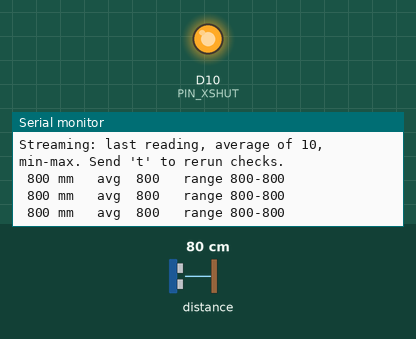
A program run on a simulated STM32 Nucleo. On the bench: output pins drawn as LEDs (lit = HIGH), the last lines printed to the serial monitor. Wiring (inferred from the names in the program): VL53L0X range finder at I2C address 0x29. The inputs (shaded band) are chosen by the test bench; at power-on: distance to the obstacle 80 cm.

Above: at 1.7 s.
1.8 s: distance to the obstacle set to 2 cm
At 2.13 s:
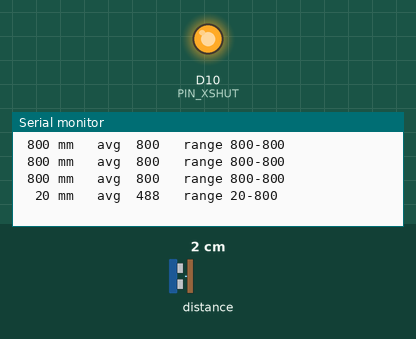
3.7 s: distance to the obstacle set to 120 cm
At 3.8 s:
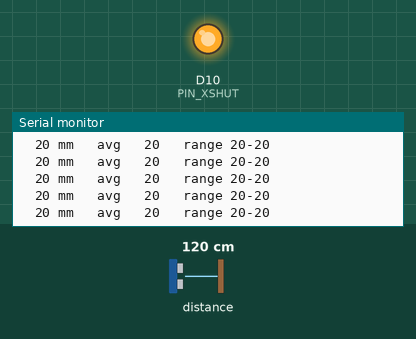

Measured:
- after the input at 1.8 s, the serial monitor: prints a new line after 0.11 s (image 1)

The program:

main.cpp
```cpp
// Single VL53L0X bring-up. At boot it checks the wiring and prints PASS/FAIL per
// check, then streams distances so they can be compared with a ruler.
// Pass criterion: within 5% of a ruler at 100 mm and 300 mm.
//
// Serial: 115200 baud on the ST-Link virtual COM port. Send 't' to rerun the checks.

#include <Arduino.h>
#include <Wire.h>
#include <VL53L0X.h>

static const uint8_t  PIN_XSHUT       = D10;
static const uint8_t  TOF_ADDR        = 0x29;
static const uint8_t  REG_MODEL_ID    = 0xC0;
static const uint8_t  MODEL_ID        = 0xEE;
static const uint16_t RANGE_MAX_MM    = 8190;
static const uint32_t TIMING_BUDGET_US = 33000;
static const int      AVG_SAMPLES     = 10;

static VL53L0X tof;
static bool tof_ready = false;
static uint16_t samples[AVG_SAMPLES];
static int sample_count = 0;

static void report(const char *name, bool ok, const char *detail)
{
    Serial.print(ok ? "[PASS] " : "[FAIL] ");
    Serial.print(name);
    Serial.print("  ");
    Serial.println(detail);
}

static bool device_present(uint8_t addr)
{
    Wire.beginTransmission(addr);
    return Wire.endTransmission() == 0;
}

static int scan_bus(char *out, size_t out_len)
{
    int found = 0;
    out[0] = '\0';
    for (uint8_t a = 0x08; a < 0x78; a++) {
        if (!device_present(a)) continue;
        size_t used = strlen(out);
        snprintf(out + used, out_len - used, "%s0x%02X", found ? " " : "", a);
        found++;
    }
    if (!found) snprintf(out, out_len, "none");
    return found;
}

// Returns false on I2C failure so "model ID 0x00" is not confused with a bus error.
static bool read_reg(uint8_t reg, uint8_t *value)
{
    Wire.beginTransmission(TOF_ADDR);
    Wire.write(reg);
    if (Wire.endTransmission(false) != 0) return false;
    if (Wire.requestFrom(TOF_ADDR, (uint8_t)1) != 1) return false;
    *value = Wire.read();
    return true;
}

static void reset_stream_buffer(void)
{
    sample_count = 0;
}

static void run_checks(void)
{
    char detail[96];
    char devices[64];
    tof_ready = false;
    reset_stream_buffer();

    Serial.println();
    Serial.println("=== VL53L0X bring-up ===");

    // Holding XSHUT low must take the sensor off the bus. If it still answers,
    // XSHUT is not wired to D10, and address assignment for 3 sensors will fail.
    digitalWrite(PIN_XSHUT, LOW);
    delay(10);
    scan_bus(devices, sizeof devices);
    bool off_ok = !device_present(TOF_ADDR);
    snprintf(detail, sizeof detail, "XSHUT low, devices on bus: %s", devices);
    report("xshut off  ", off_ok, detail);

    digitalWrite(PIN_XSHUT, HIGH);
    delay(10);
    scan_bus(devices, sizeof devices);
    bool on_ok = device_present(TOF_ADDR);
    snprintf(detail, sizeof detail, "XSHUT high, devices on bus: %s", devices);
    report("xshut on   ", on_ok, detail);
    if (!on_ok) {
        Serial.println("  No answer at 0x29. Check SDA on D14, SCL on D15, VIN on 3V3.");
        Serial.println("RESULT: FAIL");
        return;
    }

    uint8_t id = 0;
    bool id_read_ok = read_reg(REG_MODEL_ID, &id);
    bool id_ok = id_read_ok && id == MODEL_ID;
    if (!id_read_ok) {
        snprintf(detail, sizeof detail, "I2C read failed at 0x%02X", TOF_ADDR);
    } else {
        snprintf(detail, sizeof detail, "model ID 0x%02X, expected 0x%02X", id, MODEL_ID);
    }
    report("model id   ", id_ok, detail);

    bool init_ok = tof.init();
    report("init       ", init_ok, init_ok ? "sensor configured" : "VL53L0X::init() failed");
    if (!init_ok) {
        Serial.println("RESULT: FAIL");
        return;
    }
    tof.setTimeout(500);
    tof.setMeasurementTimingBudget(TIMING_BUDGET_US);

    uint32_t t0 = micros();
    uint16_t mm = tof.readRangeSingleMillimeters();
    uint32_t read_us = micros() - t0;
    bool read_ok = !tof.timeoutOccurred() && mm < RANGE_MAX_MM;
    snprintf(detail, sizeof detail, "%u mm in %lu us", mm, (unsigned long)read_us);
    report("first read ", read_ok, detail);

    tof_ready = id_ok && read_ok;
    Serial.println(tof_ready ? "RESULT: PASS" : "RESULT: FAIL");
    if (tof_ready) {
        Serial.println("Streaming: last reading, average of 10, min-max. Send 't' to rerun checks.");
        tof.startContinuous();
    }
}

void setup()
{
    Serial.begin(115200);
    pinMode(PIN_XSHUT, OUTPUT);
    Wire.begin();
    Wire.setClock(400000);
    delay(500);
    run_checks();
}

void loop()
{
    if (Serial.available() && Serial.read() == 't') {
        if (tof_ready) tof.stopContinuous();
        run_checks();
        return;
    }
    if (!tof_ready) return;

    uint16_t mm = tof.readRangeContinuousMillimeters();
    if (tof.timeoutOccurred()) {
        Serial.println("timeout");
        return;
    }
    if (mm >= RANGE_MAX_MM) {
        Serial.printf("out of range (%u)\n", mm);
        return;
    }

    samples[sample_count++] = mm;
    if (sample_count < AVG_SAMPLES) return;
    sample_count = 0;

    uint32_t sum = 0;
    uint16_t lo = 0xFFFF, hi = 0;
    for (int i = 0; i < AVG_SAMPLES; i++) {
        sum += samples[i];
        if (samples[i] < lo) lo = samples[i];
        if (samples[i] > hi) hi = samples[i];
    }
    char line[64];
    snprintf(line, sizeof line, "%4u mm   avg %4lu   range %u-%u", mm,
             (unsigned long)(sum / AVG_SAMPLES), lo, hi);
    Serial.println(line);
}
```
